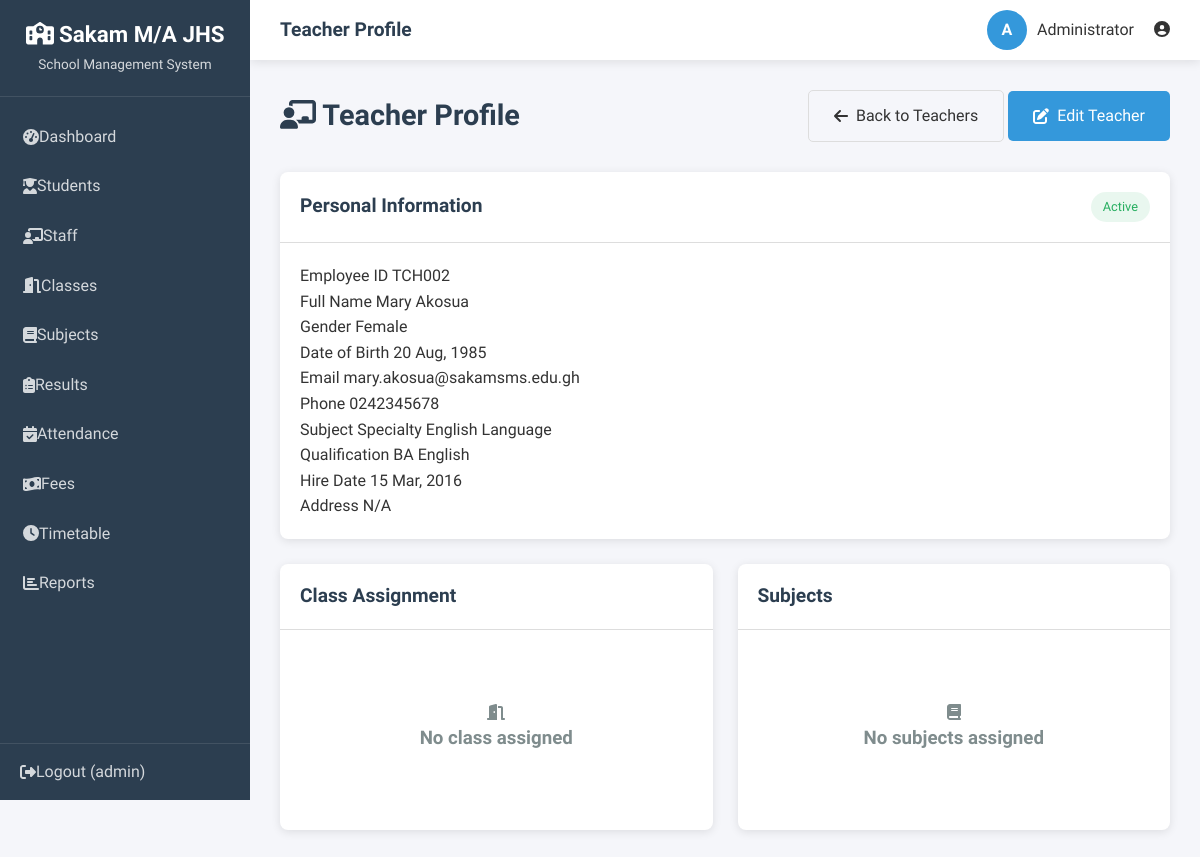
/admin/teacher_profile.php?id=2 (signed in), run on the app's committed database.
### tables this page shows
CREATE TABLE IF NOT EXISTS teachers (
    id INT AUTO_INCREMENT PRIMARY KEY,
    staff_id VARCHAR(20) UNIQUE NOT NULL,
    first_name VARCHAR(50) NOT NULL,
    last_name VARCHAR(50) NOT NULL,
    gender ENUM('Male', 'Female') NOT NULL,
    date_of_birth DATE NOT NULL,
    subject_id INT,
    contact VARCHAR(20) NOT NULL,
    email VARCHAR(100) UNIQUE,
    address TEXT,
    qualification VARCHAR(100),
    hire_date DATE NOT NULL,
    role ENUM('Teacher', 'Head Teacher', 'Administrator', 'Support Staff') DEFAULT 'Teacher',
    status ENUM('Active', 'Inactive') DEFAULT 'Active',
    photo VARCHAR(255) DEFAULT 'default.png',
    created_at TIMESTAMP DEFAULT CURRENT_TIMESTAMP,
    FOREIGN KEY (subject_id) REFERENCES subjects(id) ON DELETE SET NULL,
    INDEX idx_staff_id (staff_id),
    INDEX idx_subject (subject_id)
);

CREATE TABLE IF NOT EXISTS subjects (
    id INT AUTO_INCREMENT PRIMARY KEY,
    subject_name VARCHAR(100) NOT NULL UNIQUE,
    subject_code VARCHAR(20),
    teacher_id INT,
    class_id INT,
    pass_mark INT DEFAULT 40,
    description TEXT,
    status ENUM('Active','Inactive') DEFAULT 'Active',
    created_at TIMESTAMP DEFAULT CURRENT_TIMESTAMP,
    FOREIGN KEY (teacher_id) REFERENCES teachers(id) ON DELETE SET NULL,
    FOREIGN KEY (class_id) REFERENCES classes(id) ON DELETE SET NULL
);

### includes/db.php (called while the page is built, shortened)
<?php
require_once dirname(__DIR__) . '/config.php';
function getDB() {
    static $db = null;
    if ($db === null) {
        $db = new mysqli(DB_HOST, DB_USER, DB_PASS, DB_NAME);
        $db->set_charset("utf8mb4");
    }
    return $db;
}
function executeQuery($sql, $params = []) {
    $db = getDB();
    $stmt = $db->prepare($sql);
    if (!empty($params)) {
        $types = str_repeat('s', count($params));
        $stmt->bind_param($types, ...$params);
    }
    $stmt->execute();
    return $stmt;
}
function fetchOne($sql, $params = []) {
    $stmt = executeQuery($sql, $params);
    $result = $stmt->get_result();
    $row = $result->fetch_assoc();
    return $row;
}

### config.php (called while the page is built, shortened)
<?php
function escapeHTML($input) {
    return htmlspecialchars($input, ENT_QUOTES, 'UTF-8');
}

### includes/functions.php (called while the page is built, shortened)
<?php
require_once __DIR__ . '/db.php';
function formatDate($date) {
    return date('d M, Y', strtotime($date));
}

### admin/teacher_profile.php (the view, shortened to what this page needs)
<?php
require_once '../includes/functions.php';
$teacherId = isset($_GET['id']) ? (int)$_GET['id'] : 0;
$teacher = fetchOne("SELECT * FROM teachers WHERE id = ?", [$teacherId]);
$subjects = fetchAll("
    SELECT * FROM subjects
    WHERE teacher_id = ? OR id IN (
        SELECT subject_id FROM subject_teachers WHERE teacher_id = ?
    )
", [$teacherId, $teacherId]);
$classTeacher = fetchOne("SELECT * FROM classes WHERE teacher_id = ?", [$teacherId]);
include '../includes/header.php';
?>
<div class="page-header">
    <h1><i class="fas fa-chalkboard-teacher"></i> Teacher Profile</h1>
    <div>
        <a href="teachers.php" class="btn btn-outline">
            <i class="fas fa-arrow-left"></i> Back to Teachers
        </a>
        <a href="edit_teacher.php?id=<?php echo $teacherId; ?>" class="btn btn-primary">
            <i class="fas fa-edit"></i> Edit Teacher
        </a>
    </div>
</div>
<div class="card">
    <div class="card-header">
        <h3>Personal Information</h3>
        <span class="badge badge-<?php echo $teacher['status'] === 'Active' ? 'success' : 'warning'; ?>">
            <?php echo $teacher['status']; ?>
        </span>
    </div>
    <div class="card-body">
        <div class="profile-grid">
            <div class="profile-item">
                <label>Employee ID</label>
                <span><?php echo escapeHTML($teacher['staff_id']); ?></span>
            </div>
            <div class="profile-item">
                <label>Full Name</label>
                <span><?php echo escapeHTML($teacher['first_name'] . ' ' . $teacher['last_name']); ?></span>
            </div>
            <div class="profile-item">
                <label>Gender</label>
                <span><?php echo $teacher['gender']; ?></span>
            </div>
            <div class="profile-item">
                <label>Date of Birth</label>
                <span><?php echo $teacher['date_of_birth'] ? formatDate($teacher['date_of_birth']) : 'N/A'; ?></span>
            </div>
            <div class="profile-item">
                <label>Email</label>
                <span><?php echo escapeHTML($teacher['email']); ?></span>
            </div>
            <div class="profile-item">
                <label>Phone</label>
                <span><?php echo escapeHTML($teacher['contact']); ?></span>
            </div>
            <div class="profile-item">
                <label>Subject Specialty</label>
                    <?php
    if (!empty($teacher['subject_id'])) {
        $subject = fetchOne("SELECT subject_name FROM subjects WHERE id = ?", [$teacher['subject_id']]);
        echo escapeHTML($subject['subject_name'] ?? 'N/A');
    } else {
        echo 'N/A';
    }
    ?>
            </div>
            <div class="profile-item">
                <label>Qualification</label>
                <span><?php echo escapeHTML($teacher['qualification'] ?: 'N/A'); ?></span>
            </div>
            <div class="profile-item">
                <label>Hire Date</label>
                <span><?php echo formatDate($teacher['hire_date']); ?></span>
            </div>
            <div class="profile-item">
                <label>Address</label>
                <span><?php echo escapeHTML($teacher['address'] ?: 'N/A'); ?></span>
            </div>
        </div>
    </div>
</div>
<div style="display: grid; grid-template-columns: repeat(auto-fit, minmax(300px, 1fr)); gap: 25px;">
    <div class="card">
        <div class="card-header">
            <h3>Class Assignment</h3>
        </div>
        <div class="card-body">
            <?php if ($classTeacher): ?>
            <div class="info-box">
                <i class="fas fa-door-open"></i>
                <div>
                    <h4><?php echo escapeHTML($classTeacher['class_name']); ?></h4>
                    <p>Class Teacher</p>
                </div>
            </div>
            <?php else: ?>
            <div class="empty-state">
                <i class="fas fa-door-open"></i>
                <h3>No class assigned</h3>
            </div>
            <?php endif; ?>
        </div>
    </div>
    <div class="card">
        <div class="card-header">
            <h3>Subjects</h3>
        </div>
        <div class="card-body">
            <?php if (empty($subjects)): ?>
            <div class="empty-state">
                <i class="fas fa-book"></i>
                <h3>No subjects assigned</h3>
            </div>
            <?php endif; ?>
        </div>
    </div>
</div>
<?php
include '../includes/footer.php';
?>

### css/style.css (style rules this page uses)
:root { --primary-color: #2c3e50; --secondary-color: #3498db; --accent-color: #e74c3c; --success-color: #27ae60; --warning-color: #f39c12; --danger-color: #c0392b; --light-color: #ecf0f1; --dark-color: #2c3e50; --text-color: #333; --text-muted: #7f8c8d; --border-color: #ddd; --shadow: 0 2px 10px rgba(0, 0, 0, 0.1); --transition: all 0.3s ease; --sidebar-width: 250px; --header-height: 60px; }
* { margin: 0; padding: 0; box-sizing: border-box; }
html { font-size: 16px; scroll-behavior: smooth; }
body { font-family: 'Segoe UI', Tahoma, Geneva, Verdana, sans-serif; line-height: 1.6; color: var(--text-color); background-color: #f5f6fa; min-height: 100vh; }
a { text-decoration: none; color: inherit; }
h1, h2, h3, h4, h5, h6 { font-weight: 600; line-height: 1.3; color: var(--dark-color); }
.page-header { display: flex; justify-content: space-between; align-items: center; margin-bottom: 30px; }
.page-header h1 { font-size: 1.8rem; }
.card { background: white; border-radius: 8px; box-shadow: var(--shadow); overflow: hidden; margin-bottom: 25px; }
.card-header { padding: 20px; border-bottom: 1px solid var(--border-color); display: flex; justify-content: space-between; align-items: center; }
.card-header h3 { font-size: 1.2rem; }
.card-body { padding: 20px; }
.btn { display: inline-flex; align-items: center; justify-content: center; gap: 8px; padding: 12px 25px; border: none; border-radius: 5px; font-size: 1rem; font-weight: 500; cursor: pointer; transition: var(--transition); }
.btn-primary { background: var(--secondary-color); color: white; }
.btn-outline { background: transparent; border: 1px solid var(--border-color); color: var(--text-color); }
.badge { display: inline-block; padding: 5px 12px; border-radius: 20px; font-size: 0.8rem; font-weight: 500; }
.badge-success { background: rgba(39, 174, 96, 0.1); color: var(--success-color); }
.empty-state { text-align: center; padding: 50px 20px; color: var(--text-muted); }
.empty-state h3 { margin-bottom: 10px; color: var(--text-muted); }

### data on the page
teachers: status "Active", staff "TCH002", first_name+last_name "Mary Akosua", gender "Female", date_of_birth "20 Aug, 1985", email "mary.akosua@sakamsms.edu.gh", contact "0242345678", qualification "BA English", hire_date "15 Mar, 2016", address "N/A"
subjects: subject_name "English Language"

### other printed values
SITE_NAME "Sakam M/A JHS"
escapeHTML($userName) "admin"
$pageTitle "Teacher Profile"
substr($fullName, 0, 1) "A"
escapeHTML($fullName) "Administrator"
